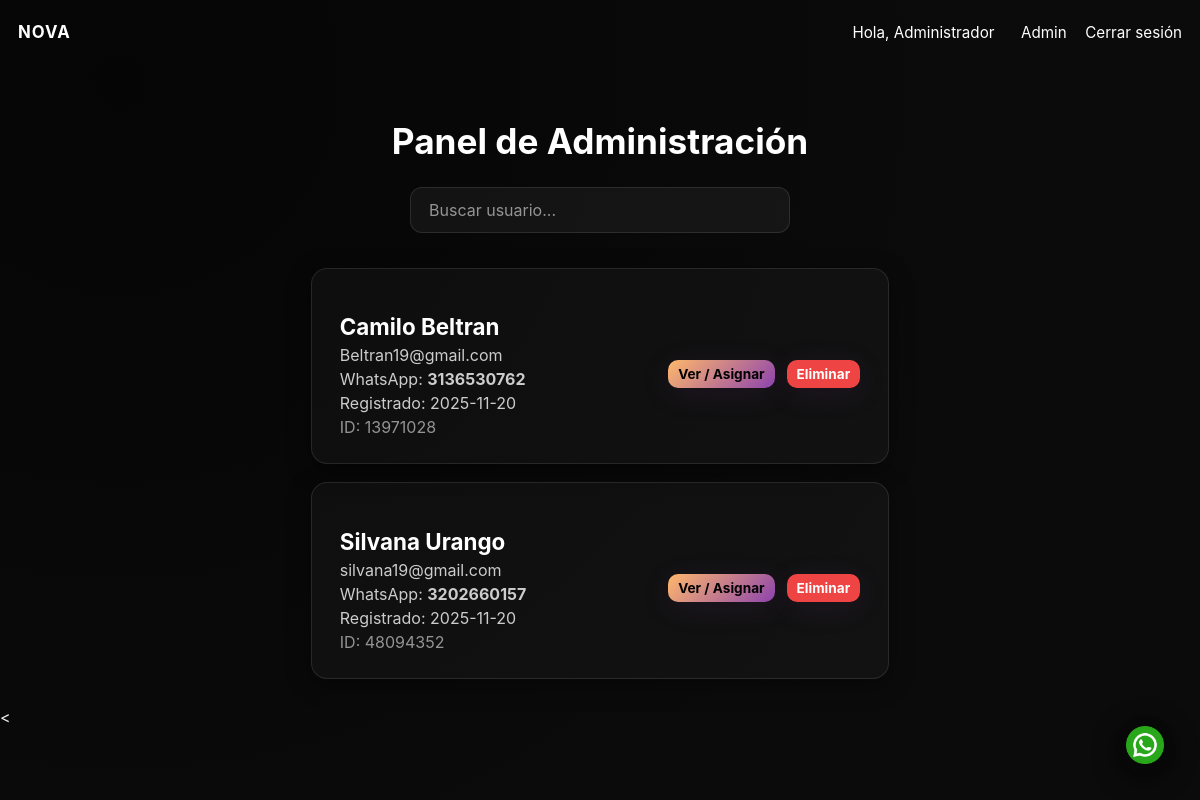
The page /admin (signed in) on the database its author committed.
### models.py (models this page shows, shortened)
class User(UserMixin, db.Model):
    id = db.Column(db.Integer, primary_key=True)
    client_id = db.Column(db.String(16), unique=True, nullable=False, index=True)
    nombre = db.Column(db.String(150), nullable=False)
    email = db.Column(db.String(150), unique=True, nullable=False, index=True)
    phone = db.Column(db.String(20), nullable=True)
    password_hash = db.Column(db.String(256), nullable=False)
    role = db.Column(db.String(20), default='user')
    created_at = db.Column(db.DateTime, default=datetime.utcnow)
    subscription_date = db.Column(db.Date, nullable=True)
    subscription_days = db.Column(db.Integer, nullable=True)
    routines = db.relationship('Routine', backref='user', lazy=True, cascade='all,delete-orphan')
    @property
    def password(self):
        raise AttributeError('password is not readable')
    def is_admin(self):
        return self.role == 'admin'

### app.py (the view)
    @app.route('/admin')
    @login_required
    @admin_required
    def admin_dashboard():
        users = User.query.filter(User.role != 'admin').order_by(User.created_at.desc()).all()
        return render_template('admin_dashboard.html', users=users)

### templates/admin_dashboard.html (shortened to what this page needs)
{% extends "base.html" %}
{% block content %}
<div class="admin-page-wrapper">
  <h2 class="admin-title">Panel de Administración</h2>
  <div class="admin-search-box">
    <input id="searchInput" type="text" placeholder="Buscar usuario..." />
  </div>
  <div id="userList">
    {% for u in users %}
    <div class="admin-user-card">
      <div class="admin-user-info">
        <h3>{{ u.nombre }}</h3>
        <p>{{ u.email }}</p>
        <p>WhatsApp: <strong>{{ u.phone }}</strong></p>
        <p>Registrado: {{ u.created_at.strftime('%Y-%m-%d') }}</p>
        <p class="admin-user-id">ID: {{ u.client_id }}</p>
      </div>
      <div class="admin-actions">
        <a class="btn small" href="{{ url_for('admin_user_detail', user_id=u.id) }}">Ver / Asignar</a>
        <form method="post" action="{{ url_for('admin_user_delete', user_id=u.id) }}"
              onsubmit="return confirm('¿Eliminar usuario {{ u.nombre }}?')">
          <button type="submit" class="btn danger small">Eliminar</button>
        </form>
      </div>
    </div>
    {% endfor %}
  </div>
</div>
{% endblock %}

### templates/base.html (shortened to what this page needs)
<!doctype html>
<html lang="es">
<head>
  <link rel="stylesheet" href="{{ url_for('static', filename='css/main.css') }}">
  <link rel="stylesheet" href="{{ url_for('static', filename='css/home.css') }}">
  <link rel="stylesheet" href="{{ url_for('static', filename='css/theme_modern.css') }}">
</head>
<body class="{% block body_class %}{% endblock %}">
<a href="https://wa.me/3136530762?text=Hola,%20quiero%20más%20información%20sobre%20NOVA"
   class="whatsapp-float"
   target="_blank"
   aria-label="WhatsApp">
  <img src="{{ url_for('static', filename='images/whatsapp.png') }}" alt="WhatsApp">
</a>
  <nav class="nav">
    <div class="nav-inner">
      <a class="brand" href="{{ url_for('index') }}">NOVA</a>
      <div class="nav-right">
        {% if current_user.is_authenticated %}
          <span class="small">Hola, {{ current_user.nombre }}</span>
          {% if current_user.is_admin() %}
            <a href="{{ url_for('admin_dashboard') }}">Admin</a>
          {% else %}
            <a href="{{ url_for('dashboard') }}">Panel</a>
            <a href="{{ url_for('mis_rutinas') }}">Mis rutinas</a>
          {% endif %}
          <a href="{{ url_for('logout') }}">Cerrar sesión</a>
        {% else %}
          <a href="{{ url_for('index') }}" class="nav-logo-link" aria-label="NOVA">
            <img src="{{ url_for('static', filename='images/logo.png') }}" alt="NOVA" class="nav-logo">
          </a>
        {% endif %}
      </div>
    </div>
  </nav>
  <main class="container">
    {% block content %}{% endblock %}
  </main>
  <
</body>
</html>

### static/css/main.css (style rules this page uses)
:root { --bg:#0f1724; --card:#0b1220; --accent:#06b6d4; --muted:#94a3b8; --text:#e6eef6; }
.whatsapp-float { position: fixed; bottom: 26px; right: 26px; z-index: 9999; display: inline-flex; align-items: center; justify-content: center; width: 58px; height: 58px; border-radius: 50%; background: rgba(0,0,0,0.35); box-shadow: 0 6px 22px rgba(0,0,0,0.55); padding: 10px; transition: all 0.25s ease; }
.whatsapp-float img { width: 100%; height: 100%; object-fit: contain; transition: transform 0.25s ease; }
* { box-sizing:border-box;font-family:Inter, system-ui, -apple-system, 'Segoe UI', Roboto, Arial; }
body { margin:0;background:linear-gradient(180deg,#071022 0%,#071735 100%);color:var(--text);min-height:100vh; }
.container { max-width:1000px;margin:28px auto;padding:0 18px; }
.nav { background:rgba(255,255,255,0.03);border-bottom:1px solid rgba(255,255,255,0.03); }
.brand { font-weight:700;color:var(--text);text-decoration:none; }
.nav-right a, .nav-right span { margin-left:14px;color:var(--muted);text-decoration:none;font-size:0.95rem; }
.btn { display:inline-block;padding:8px 12px;border-radius:8px;background:var(--accent);color:#022; text-decoration:none;border:none;cursor:pointer; }
.small { font-size:0.9rem;padding:6px 8px; }
input, textarea, select { width:100%;padding:8px;border-radius:8px;border:1px solid rgba(255,255,255,0.03);background:transparent;color:var(--text); }
.btn.danger { background:#ef4444;color:white; }
.small { padding:6px 8px;border-radius:6px; }
.admin-title { text-align: center; font-size: 2rem; margin-top: 80px; margin-bottom: 30px; color: #fff; }
.admin-search-box { width: 100%; display: flex; justify-content: center; margin-bottom: 25px; }
.admin-user-card { width: 60%; padding: 25px 30px; border-radius: 18px; background: rgba(255, 255, 255, 0.05); box-shadow: 0 0 25px rgba(0,0,0,0.4); display: flex; justify-content: space-between; align-items: center; color: #fff; }
.admin-user-info p { margin: 4px 0; font-size: 1rem; }
.admin-user-id { opacity: 0.7; font-size: 0.9rem; }

### static/css/home.css (style rules this page uses)
.container, .site-content, .hero, nav, footer, .modal { position: relative; z-index: 10; }
.nav { position: fixed; top: 0; left: 0; right: 0; height: 64px; display: flex; align-items: center; z-index: 1200; background: rgba(0,0,0,0.45); border-bottom: 1px solid rgba(255,255,255,0.03); }
.nav { position: fixed; top: 0; left: 0; right: 0; height: 64px; z-index: 2000; background: transparent !important; border: none !important; box-shadow: none !important; }
.nav-inner, .nav .container { background: transparent !important; border: none !important; box-shadow: none !important; }
.brand, .nav-right a, .nav-right .small { color: #fff !important; opacity: 1 !important; }
.hero, .hero::before, .hero::after, .container, .container::before, .container::after, .site-content, .content, main { background: transparent !important; box-shadow: none !important; }
.hero::before, .hero::after, .container::before, .container::after { content: none !important; }
.hero, .hero-card, .container, .card { -webkit-backdrop-filter: none !important; backdrop-filter: none !important; }

### rows shown on the page
User: nombre "Administrador"
User: nombre "Camilo Beltran", email "Beltran19@gmail.com", phone "3136530762", created_at "2025-11-20", client_id "13971028"
User: nombre "Silvana Urango", email "silvana19@gmail.com", phone "3202660157", created_at "2025-11-20", client_id "48094352"
